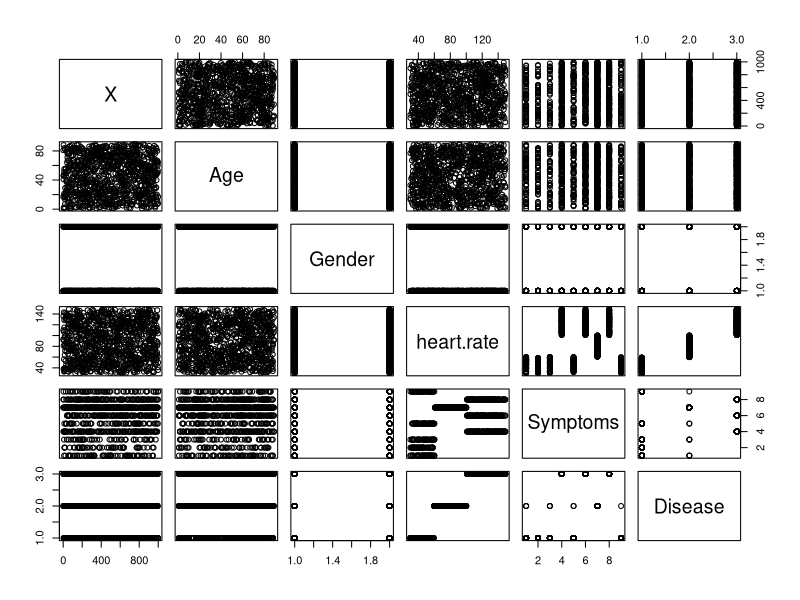

The R source for this figure: (Note: this script raises an error after producing the figure.)
library('caret')
heart_df <- read.csv("tempfile8.csv", sep = ',', header = TRUE)

head(heart_df)
plot(heart_df)
str(heart_df)

plot(heart_df$Age, heart_df$heart.rate, col = heart_df$Disease)

set.seed(3033)
intrain <- createDataPartition(y = heart_df$Disease, p= 0.7, list = FALSE)
training <- heart_df[intrain,]
testing <- heart_df[-intrain,]
dim(training)
dim(testing)
anyNA(heart_df)
summary(heart_df)
training[["Disease"]] = factor(training[["Disease"]])
trctrl <- trainControl(method = "repeatedcv", number = 10,repeats = 3)
set.seed(3233)
#svmfit <- svm(Diseases ~., data = training, kernel = "linear", cost = .1, scale = FALSE)

svm_linear <- train(Disease ~.,data = training, method = "svmLinear",
                    trControl = trctrl,
                    preProcess = c("center","scale"),
                    cost = 0.1,
                    tuneLength = 10)
svm_linear


test_pred <- predict(svm_linear,newdata = testing)
test_pred
plot(test_pred)
confusionMatrix(test_pred, testing$Disease)
